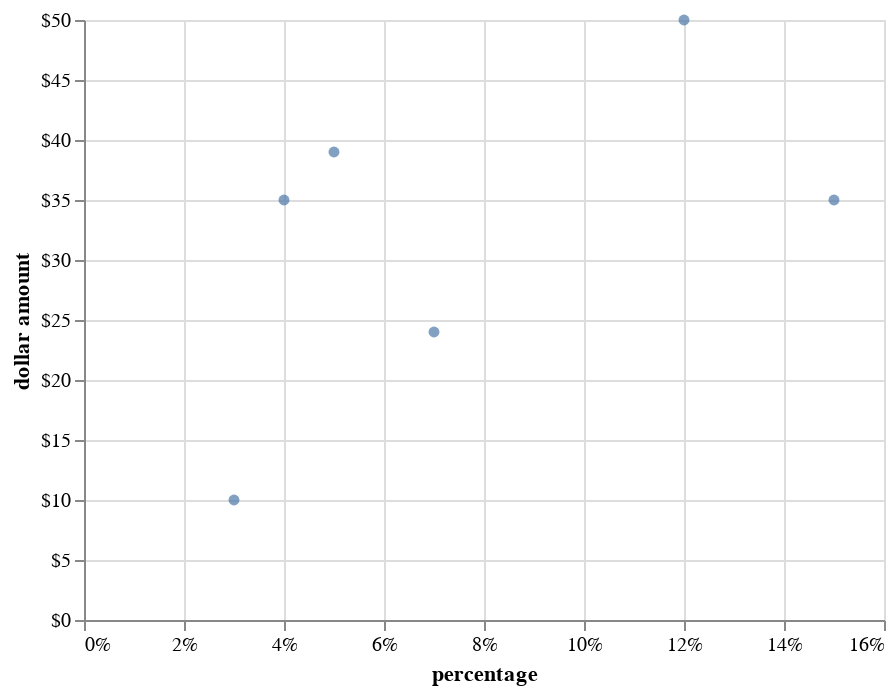

Notebook code for this chart:
### Code cell
alt.Chart(df).mark_circle().encode(
    x=alt.X('x', axis=alt.Axis(format='%', title='percentage')),
    y=alt.Y('y', axis=alt.Axis(format='$', title='dollar amount'))
)

### Figure 1 — Vega-Lite specification as saved in the notebook (floating-point values rounded to 4 significant figures)
{"config": {"view": {"continuousWidth": 400, "continuousHeight": 300}}, "data": {"name": "data-3dba48bc73fd02b735dac9a14983e169"}, "mark": "circle", "encoding": {"x": {"type": "quantitative", "axis": {"format": "%", "title": "percentage"}, "field": "x"}, "y": {"type": "quantitative", "axis": {"format": "$", "title": "dollar amount"}, "field": "y"}}, "$schema": "https://vega.github.io/schema/vega-lite/v4.8.1.json", "datasets": {"data-3dba48bc73fd02b735dac9a14983e169": [{"x": 0.03, "y": 10}, {"x": 0.04, "y": 35}, {"x": 0.05, "y": 39}, {"x": 0.12, "y": 50}, {"x": 0.07, "y": 24}, {"x": 0.15, "y": 35}]}}
